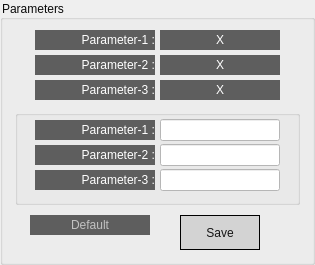
       <widget class="QGroupBox" name="groupBox_55">
        <property name="geometry">
         <rect>
          <x>15</x>
          <y>20</y>
          <width>315</width>
          <height>265</height>
         </rect>
        </property>
        <property name="styleSheet">
         <string notr="true">font: 16px 'Roboto';
color: rgb(10, 10, 10);</string>
        </property>
        <property name="title">
         <string>Parameters</string>
        </property>
        <widget class="QLabel" name="label_353">
         <property name="geometry">
          <rect>
           <x>35</x>
           <y>30</y>
           <width>120</width>
           <height>20</height>
          </rect>
         </property>
         <property name="styleSheet">
          <string notr="true">background-color: rgb(94, 94, 94);
color: rgb(255, 255, 255);
border: 0px;
text-align: right;
font: 14px 'Roboto';</string>
         </property>
         <property name="text">
          <string>Parameter-1 :</string>
         </property>
         <property name="alignment">
          <set>Qt::AlignRight|Qt::AlignTrailing|Qt::AlignVCenter</set>
         </property>
        </widget>
        <widget class="QLabel" name="label_355">
         <property name="geometry">
          <rect>
           <x>35</x>
           <y>55</y>
           <width>120</width>
           <height>20</height>
          </rect>
         </property>
         <property name="styleSheet">
          <string notr="true">background-color: rgb(94, 94, 94);
color: rgb(255, 255, 255);
border: 0px;
text-align: right;
font: 14px 'Roboto';</string>
         </property>
         <property name="text">
          <string>Parameter-2 :</string>
         </property>
         <property name="alignment">
          <set>Qt::AlignRight|Qt::AlignTrailing|Qt::AlignVCenter</set>
         </property>
        </widget>
        <widget class="QLabel" name="label_354">
         <property name="geometry">
          <rect>
           <x>160</x>
           <y>30</y>
           <width>120</width>
           <height>20</height>
          </rect>
         </property>
         <property name="styleSheet">
          <string notr="true">background-color: rgb(94, 94, 94);
color: rgb(255, 255, 255);
border: 0px;
text-align: right;
font: 14px 'Roboto';</string>
         </property>
         <property name="text">
          <string>X</string>
         </property>
         <property name="alignment">
          <set>Qt::AlignCenter</set>
         </property>
        </widget>
        <widget class="QLabel" name="label_356">
         <property name="geometry">
          <rect>
           <x>160</x>
           <y>55</y>
           <width>120</width>
           <height>20</height>
          </rect>
         </property>
         <property name="styleSheet">
          <string notr="true">background-color: rgb(94, 94, 94);
color: rgb(255, 255, 255);
border: 0px;
text-align: right;
font: 14px 'Roboto';</string>
         </property>
         <property name="text">
          <string>X</string>
         </property>
         <property name="alignment">
          <set>Qt::AlignCenter</set>
         </property>
        </widget>
        <widget class="QLabel" name="label_357">
         <property name="geometry">
          <rect>
           <x>35</x>
           <y>80</y>
           <width>120</width>
           <height>20</height>
          </rect>
         </property>
         <property name="styleSheet">
          <string notr="true">background-color: rgb(94, 94, 94);
color: rgb(255, 255, 255);
border: 0px;
text-align: right;
font: 14px 'Roboto';</string>
         </property>
         <property name="text">
          <string>Parameter-3 :</string>
         </property>
         <property name="alignment">
          <set>Qt::AlignRight|Qt::AlignTrailing|Qt::AlignVCenter</set>
         </property>
        </widget>
        <widget class="QLabel" name="label_358">
         <property name="geometry">
          <rect>
           <x>160</x>
           <y>80</y>
           <width>120</width>
           <height>20</height>
          </rect>
         </property>
         <property name="styleSheet">
          <string notr="true">background-color: rgb(94, 94, 94);
color: rgb(255, 255, 255);
border: 0px;
text-align: right;
font: 14px 'Roboto';</string>
         </property>
         <property name="text">
          <string>X</string>
         </property>
         <property name="alignment">
          <set>Qt::AlignCenter</set>
         </property>
        </widget>
        <widget class="QGroupBox" name="groupBox_60">
         <property name="geometry">
          <rect>
           <x>15</x>
           <y>110</y>
           <width>285</width>
           <height>95</height>
          </rect>
         </property>
         <property name="title">
          <string/>
         </property>
         <widget class="QLabel" name="label_360">
          <property name="geometry">
           <rect>
            <x>20</x>
            <y>10</y>
            <width>120</width>
            <height>20</height>
           </rect>
          </property>
          <property name="styleSheet">
           <string notr="true">background-color: rgb(94, 94, 94);
color: rgb(255, 255, 255);
border: 0px;
text-align: right;
font: 14px 'Roboto';</string>
          </property>
          <property name="text">
           <string>Parameter-1 :</string>
          </property>
          <property name="alignment">
           <set>Qt::AlignRight|Qt::AlignTrailing|Qt::AlignVCenter</set>
          </property>
         </widget>
         <widget class="QLabel" name="label_362">
          <property name="geometry">
           <rect>
            <x>20</x>
            <y>60</y>
            <width>120</width>
            <height>20</height>
           </rect>
          </property>
          <property name="styleSheet">
           <string notr="true">background-color: rgb(94, 94, 94);
color: rgb(255, 255, 255);
border: 0px;
text-align: right;
font: 14px 'Roboto';</string>
          </property>
          <property name="text">
           <string>Parameter-3 :</string>
          </property>
          <property name="alignment">
           <set>Qt::AlignRight|Qt::AlignTrailing|Qt::AlignVCenter</set>
          </property>
         </widget>
         <widget class="QLabel" name="label_361">
          <property name="geometry">
           <rect>
            <x>20</x>
            <y>35</y>
            <width>120</width>
            <height>20</height>
           </rect>
          </property>
          <property name="styleSheet">
           <string notr="true">background-color: rgb(94, 94, 94);
color: rgb(255, 255, 255);
border: 0px;
text-align: right;
font: 14px 'Roboto';</string>
          </property>
          <property name="text">
           <string>Parameter-2 :</string>
          </property>
          <property name="alignment">
           <set>Qt::AlignRight|Qt::AlignTrailing|Qt::AlignVCenter</set>
          </property>
         </widget>
         <widget class="QLineEdit" name="lineEdit_41">
          <property name="geometry">
           <rect>
            <x>145</x>
            <y>9</y>
            <width>120</width>
            <height>22</height>
           </rect>
          </property>
          <property name="styleSheet">
           <string notr="true">background-color: rgb(255, 255, 255);
color: rgb(0, 0, 0);
font: 14px 'Roboto';</string>
          </property>
          <property name="alignment">
           <set>Qt::AlignCenter</set>
          </property>
         </widget>
         <widget class="QLineEdit" name="lineEdit_42">
          <property name="geometry">
           <rect>
            <x>145</x>
            <y>34</y>
            <width>120</width>
            <height>22</height>
           </rect>
          </property>
          <property name="styleSheet">
           <string notr="true">background-color: rgb(255, 255, 255);
color: rgb(0, 0, 0);
font: 14px 'Roboto';</string>
          </property>
          <property name="alignment">
           <set>Qt::AlignCenter</set>
          </property>
         </widget>
         <widget class="QLineEdit" name="lineEdit_43">
          <property name="geometry">
           <rect>
            <x>145</x>
            <y>59</y>
            <width>120</width>
            <height>22</height>
           </rect>
          </property>
          <property name="styleSheet">
           <string notr="true">background-color: rgb(255, 255, 255);
color: rgb(0, 0, 0);
font: 14px 'Roboto';</string>
          </property>
          <property name="alignment">
           <set>Qt::AlignCenter</set>
          </property>
         </widget>
        </widget>
        <widget class="QLabel" name="label_359">
         <property name="geometry">
          <rect>
           <x>30</x>
           <y>215</y>
           <width>120</width>
           <height>20</height>
          </rect>
         </property>
         <property name="styleSheet">
          <string notr="true">background-color: rgb(94, 94, 94);
color: rgb(194, 194, 194);
border: 0px;
text-align: right;
font: 14px 'Roboto';</string>
         </property>
         <property name="text">
          <string>Default</string>
         </property>
         <property name="alignment">
          <set>Qt::AlignCenter</set>
         </property>
        </widget>
        <widget class="QPushButton" name="pushButton_74">
         <property name="geometry">
          <rect>
           <x>180</x>
           <y>215</y>
           <width>80</width>
           <height>35</height>
          </rect>
         </property>
         <property name="styleSheet">
          <string notr="true">QPushButton {
    border: 1px solid black;
	background-color: rgb(211, 211, 211);
	color: rgb(21, 21, 21);
	font: 12px 'Roboto';
}

QPushButton::hover {
	background-color: rgb(21, 21, 21);
	color: rgb(211, 211, 211);
}</string>
         </property>
         <property name="text">
          <string>Save</string>
         </property>
        </widget>
       </widget>
